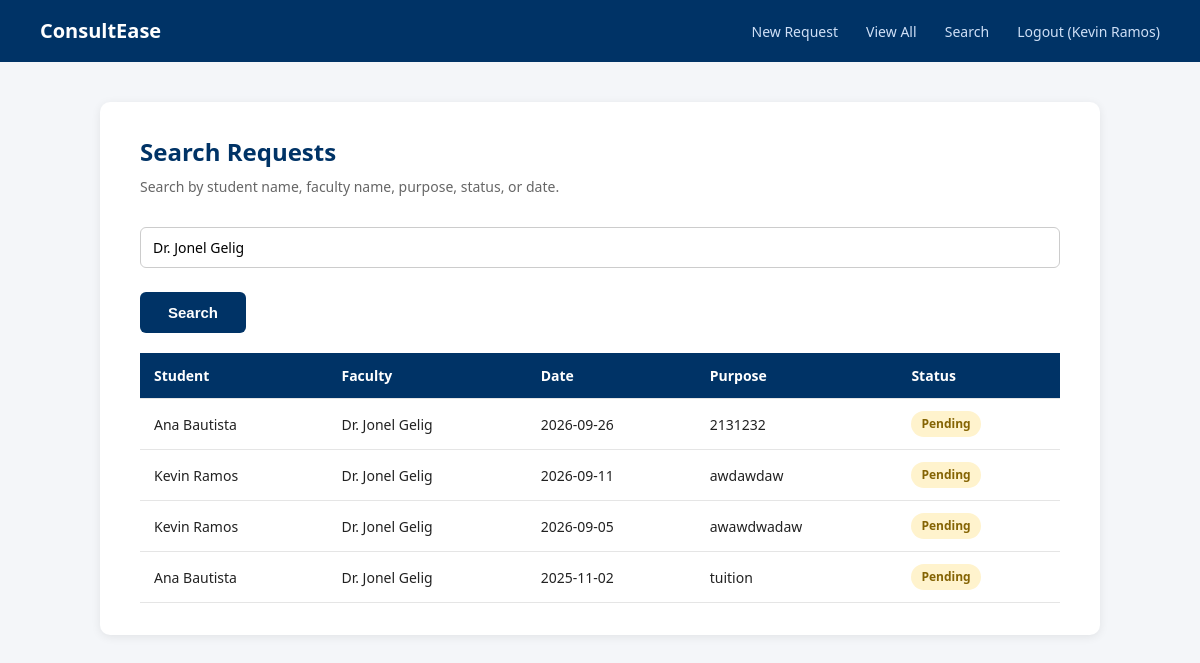
Screenshot of /search_requests.php?keyword=Dr. Jonel Gelig (signed in) with the database file from the repository.
### tables this page shows
CREATE TABLE `consultation_requests` (
  `RequestID` int(11) NOT NULL,
  `StudentID` int(11) NOT NULL,
  `SlotID` int(11) NOT NULL,
  `ConsultationDate` date NOT NULL,
  `Purpose` varchar(255) NOT NULL,
  `Status` varchar(20) NOT NULL DEFAULT 'Pending',
  `DateRequested` date NOT NULL
);

CREATE TABLE `users` (
  `UserID` int(11) NOT NULL,
  `FullName` varchar(100) NOT NULL,
  `Email` varchar(100) NOT NULL,
  `PasswordHash` varchar(255) NOT NULL,
  `Role` varchar(20) NOT NULL
);

### ConsultationRequest.php (called while the page is built, shortened)
<?php
class ConsultationRequest {
    private $conn;
    private $table = "consultation_requests";
    public function __construct($db) {
        $this->conn = $db;
    }
    public function searchConsultationRequests($keyword) {
        $query = "SELECT r.*, u.FullName AS StudentName, uf.FullName AS FacultyName,
                         s.DayOfWeek, s.StartTime, s.EndTime
                  FROM {$this->table} r
                  JOIN students st ON r.StudentID = st.StudentID
                  JOIN users u ON st.UserID = u.UserID
                  JOIN consultation_slots s ON r.SlotID = s.SlotID
                  JOIN faculty f ON s.FacultyID = f.FacultyID
                  JOIN users uf ON f.UserID = uf.UserID
                  WHERE u.FullName LIKE :keyword
                     OR uf.FullName LIKE :keyword
                     OR r.Purpose LIKE :keyword
                     OR r.Status LIKE :keyword
                     OR r.ConsultationDate LIKE :keyword
                  ORDER BY r.ConsultationDate DESC";
        try {
            $stmt = $this->conn->prepare($query);
            $searchTerm = "%" . $keyword . "%";
            $stmt->bindParam(':keyword', $searchTerm);
            $stmt->execute();
            return $stmt->fetchAll(PDO::FETCH_ASSOC);
        } catch (PDOException $e) {
            error_log("searchConsultationRequests error: " . $e->getMessage());
            return [];
        }
    }
}

### search_requests.php (the view, shortened to what this page needs)
<?php
require_once 'ConsultationRequest.php';
$database = new Database();
$db = $database->connect();
$request = new ConsultationRequest($db);
$results = [];
$searched = false;
if (isset($_GET['keyword']) && trim($_GET['keyword']) !== '') {
    $results = $request->searchConsultationRequests($_GET['keyword']);
    $searched = true;
}
?>
<!DOCTYPE html>
<html>
<head>
    <link rel="stylesheet" href="style.css">
</head>
<body>
    <nav>
        <a href="index.php" class="brand">ConsultEase</a>
        <div class="links">
            <a href="add_request.php">New Request</a>
            <a href="view_requests.php">View All</a>
            <a href="search_requests.php">Search</a>
            <a href="logout.php">Logout (<?= htmlspecialchars($_SESSION['username']) ?>)</a>
        </div>
    </nav>
    <div class="container wide">
        <h2>Search Requests</h2>
        <p class="subtitle">Search by student name, faculty name, purpose, status, or date.</p>
        <form method="GET">
            <input type="text" name="keyword" placeholder="e.g. Kevin, capstone, Pending..."
                   value="<?= htmlspecialchars($_GET['keyword'] ?? '') ?>">
            <button type="submit">Search</button>
        </form>
        <?php if ($searched): ?>
            <?php if (empty($results)): ?>
                <div class="empty-state"><p>No matching requests found.</p></div>
            <?php else: ?>
            <table>
                <tr><th>Student</th><th>Faculty</th><th>Date</th><th>Purpose</th><th>Status</th></tr>
                <?php foreach ($results as $row): ?>
                <tr>
                    <td><?= htmlspecialchars($row['StudentName']) ?></td>
                    <td><?= htmlspecialchars($row['FacultyName']) ?></td>
                    <td><?= $row['ConsultationDate'] ?></td>
                    <td><?= htmlspecialchars($row['Purpose']) ?></td>
                    <td><span class="badge badge-<?= $row['Status'] ?>"><?= $row['Status'] ?></span></td>
                </tr>
                <?php endforeach; ?>
            </table>
            <?php endif; ?>
        <?php endif; ?>
    </div>
</body>
</html>

### style.css (style rules this page uses)
* { box-sizing: border-box; margin: 0; padding: 0; }
body { font-family: 'Segoe UI', Arial, sans-serif; background: #f4f6f9; color: #222; line-height: 1.5; }
nav { background: #003366; padding: 16px 40px; display: flex; justify-content: space-between; align-items: center; }
nav a.brand { color: #fff; font-size: 20px; font-weight: bold; text-decoration: none; }
nav .links a { color: #cfe0f7; text-decoration: none; margin-left: 24px; font-size: 14px; }
.container { max-width: 700px; margin: 40px auto; background: #fff; padding: 32px 40px; border-radius: 10px; box-shadow: 0 2px 10px rgba(0,0,0,0.08); }
.container.wide { max-width: 1000px; }
h2 { color: #003366; margin-bottom: 6px; }
.subtitle { color: #666; margin-bottom: 24px; font-size: 14px; }
select, input, textarea { width: 100%; padding: 10px 12px; margin-top: 6px; border: 1px solid #ccc; border-radius: 6px; font-size: 14px; font-family: inherit; }
button { margin-top: 24px; padding: 12px 28px; background: #003366; color: #fff; border: none; border-radius: 6px; font-size: 15px; font-weight: 600; cursor: pointer; }
table { border-collapse: collapse; width: 100%; margin-top: 20px; font-size: 14px; }
th, td { padding: 12px 14px; text-align: left; border-bottom: 1px solid #e5e5e5; }
th { background: #003366; color: #fff; font-weight: 600; }
.badge { padding: 4px 10px; border-radius: 20px; font-size: 12px; font-weight: 600; display: inline-block; }
.badge-Pending { background: #fff3cd; color: #856404; }

### rows the page displays
consultation_requests: users.FullName "Ana Bautista", users.FullName "Dr. Jonel Gelig", ConsultationDate "2026-09-26", Purpose "2131232", Status "Pending"
consultation_requests: users.FullName "Kevin Ramos", users.FullName "Dr. Jonel Gelig", ConsultationDate "2026-09-11", Purpose "awdawdaw", Status "Pending"
consultation_requests: users.FullName "Kevin Ramos", users.FullName "Dr. Jonel Gelig", ConsultationDate "2026-09-05", Purpose "awawdwadaw", Status "Pending"
consultation_requests: users.FullName "Ana Bautista", users.FullName "Dr. Jonel Gelig", ConsultationDate "2025-11-02", Purpose "tuition", Status "Pending"

### other values shown
$_SESSION['username'] "Kevin Ramos"
